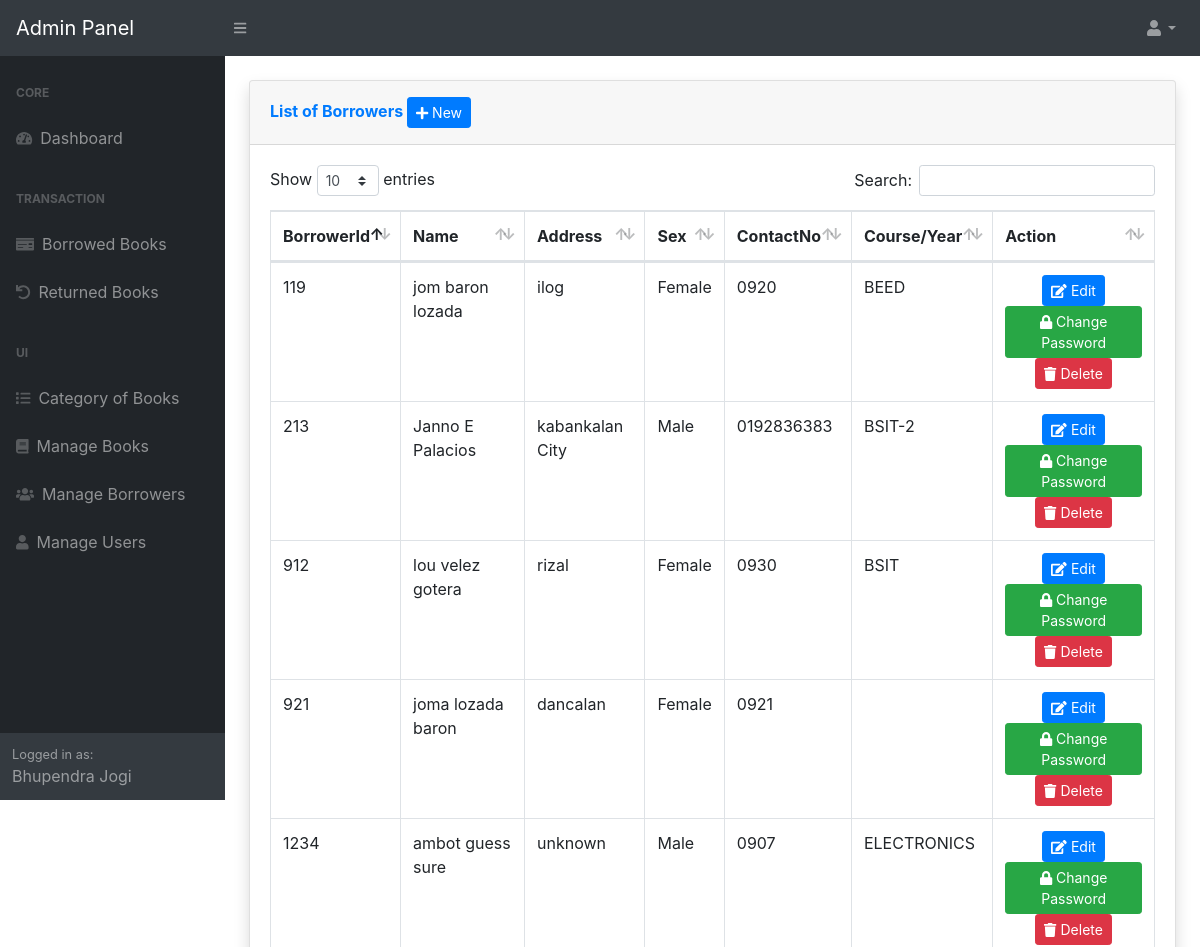
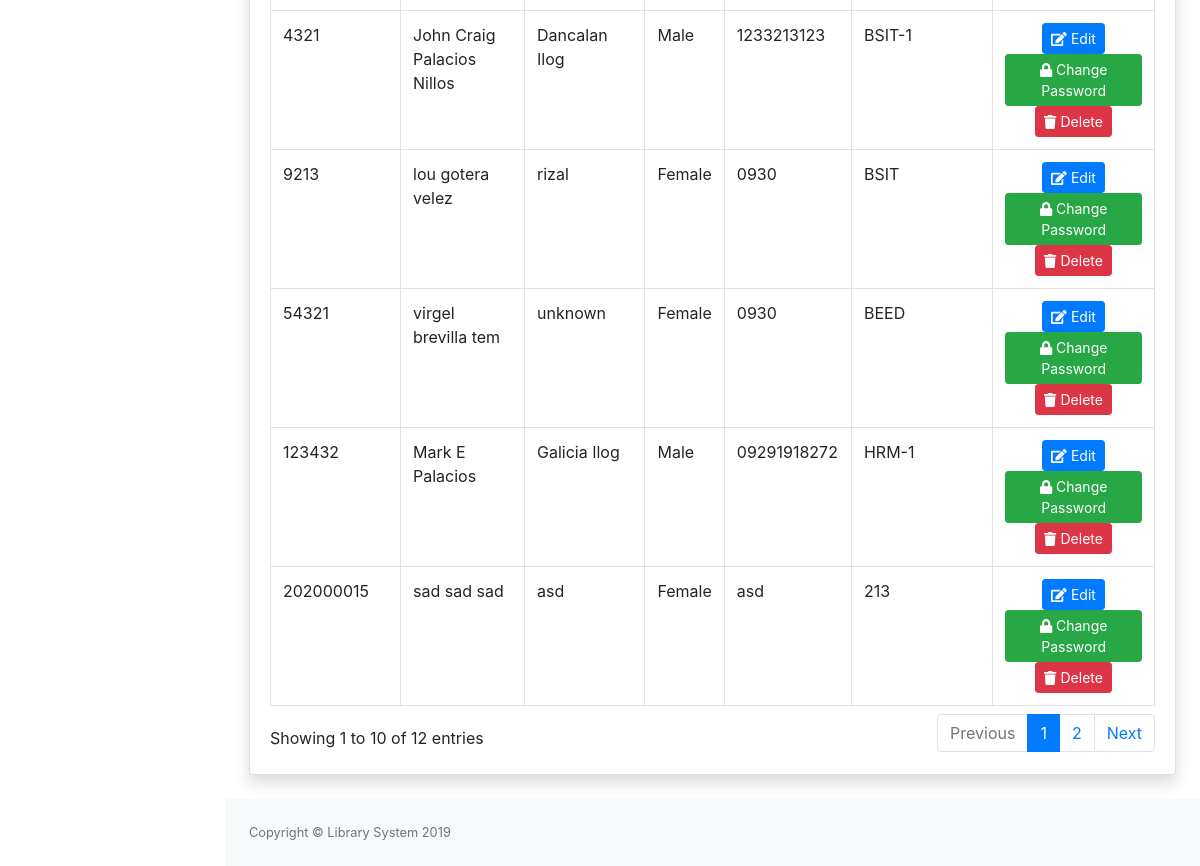
The page /admin/borrower/index.php (signed in) on the database its author committed (2 pictures, top to bottom).
### tables this page shows
CREATE TABLE `tblusers` (
  `USERID` int(11) NOT NULL,
  `NAME` varchar(124) NOT NULL,
  `UEMAIL` varchar(125) NOT NULL,
  `PASS` varchar(125) NOT NULL,
  `TYPE` varchar(125) NOT NULL,
  `Status` varchar(11) NOT NULL,
  `PicLoc` text NOT NULL,
  `fine` varchar(20) DEFAULT NULL
);

CREATE TABLE `tblborrower` (
  `IDNO` int(11) NOT NULL,
  `BorrowerId` varchar(90) NOT NULL,
  `Firstname` varchar(125) NOT NULL,
  `Lastname` varchar(125) NOT NULL,
  `MiddleName` varchar(125) NOT NULL,
  `Address` varchar(255) NOT NULL,
  `Sex` varchar(11) NOT NULL,
  `ContactNo` varchar(125) NOT NULL,
  `CourseYear` varchar(125) NOT NULL,
  `BorrowerPhoto` varchar(255) NOT NULL,
  `BorrowerType` varchar(35) NOT NULL,
  `Stats` varchar(36) NOT NULL,
  `BUsername` varchar(90) NOT NULL,
  `BPassword` varchar(90) NOT NULL,
  `fine` varchar(20) DEFAULT NULL
);

### admin/borrower/index.php (called while the page is built, shortened)
<?php
require_once ("../themes/templates.php");
?>

### include/database.php (called while the page is built, shortened)
<?php
class Database {
	var $sql_string = '';
	private $conn;
	public function open_connection() {
		$this->conn = mysqli_connect(server, user, pass);
		if (!$this->conn) {
			throw new Exception("Failed to connect to the database server: " . mysqli_connect_error());
		} else {
			$db_select = mysqli_select_db($this->conn, database_name);
		}
	}
	function setQuery($sql='') {
		$this->sql_string=$sql;
	}
	function executeQuery() {
		$result = mysqli_query($this->conn,$this->sql_string);
		return $result;
	}
	private function confirm_query($result) {
		return $result;
	}
	function loadResultList( $key='' ) {
		$cur = $this->executeQuery();
		$array = array();
		while ($row = mysqli_fetch_object($cur)) {
			if ($key) {
				$array[$row->$key] = $row;
			} else {
				$array[] = $row;
			}
		}
		return $array;
	}
	function loadSingleResult() {
		$cur = $this->executeQuery();
		while ($row = mysqli_fetch_object($cur)) {
		return $data = $row;
		}
	}
}
$mydb = new Database();
?>

### include/accounts.php (called while the page is built, shortened)
<?php
require_once(LIB_PATH.DS.'database.php');
class User {
	protected static  $tblname = "tblusers";
	function single_user($id=""){
			global $mydb;
			$mydb->setQuery("SELECT * FROM ".self::$tblname."
				Where USERID= '{$id}' LIMIT 1");
			$cur = $mydb->loadSingleResult();
			return $cur;
	}
}
?>

### admin/borrower/list.php (the view, shortened to what this page needs)
<div class="card shadow mb-4">
       <div class="card-header py-3">
         <h6 class="m-0 font-weight-bold text-primary">List of Borrowers
        <?php if ($_SESSION['TYPE']=="SystemAdministrator" || $_SESSION['TYPE']=="Administrator") { ?>
         	<a href="index.php?view=add" class="btn btn-primary btn-sm"><i class="fa fa-plus"></i> New</a>
         <?php } ?>
     	</h6>
       </div>
       <div class="card-body">
         <div class="table-responsive">
		<table id="dataTable" class="table table-bordered  table-hover  " cellspacing="0">
		  <thead>
		  	<tr>
		  		<th width="5%">BorrowerId</th>
		  		 <th>Name</th>
		  		<th>Address</th>
		  		 <th>Sex</th>
		  		 <th>ContactNo</th>
		  		 <th>Course/Year</th>
		  	 	<th  >Action</th>
		  	</tr>
		  </thead>
		  <tbody>
		  	<?php
		  		$mydb->setQuery("SELECT *
									FROM   `tblborrower`");
		  		$cur = $mydb->loadResultList();
				foreach ($cur as $result) {
		  		echo '<tr>';
		  		echo '<td>' . $result->BorrowerId.'</a></td>';
		  		echo '<td>'. $result->Firstname.' '. $result->MiddleName.' '. $result->Lastname.'</td>';
		  		echo '<td>'. $result->Address.'</td>';
		  		echo '<td>'. $result->Sex.'</td>';
		  		echo '<td>'. $result->ContactNo.'</td>';
		  		echo '<td>'. $result->CourseYear.'</td>';
		  		echo '<td align="center" >
  		             <a title="Edit" href="index.php?view=edit&id='.$result->BorrowerId.'"  class="btn btn-primary btn-sm  ">
  		             <i class="fa fa-edit fw-fa"></i> Edit</a>
  		             <a title="Chnage Password" href="index.php?view=changepassword&id='.$result->BorrowerId.'"  class="btn btn-success btn-sm  ">
  		             <i class="fa fa-lock fw-fa"></i> Change Password</a>
  					 <a title="Delete" href="controller.php?action=delete&id='.$result->BorrowerId.'" class="btn btn-danger btn-sm"
  					 ><i class="fa fa-trash "></i> Delete</a>
  					 </td>';
		  		echo '</tr>';
		  	}
		  	?>
		  </tbody>
		</table>
           </div>
       </div>
   </div>

### admin/themes/templates.php (shortened to what this page needs)
<?php
 $user = New User();
  $singleuser = $user->single_user($_SESSION['USERID']);
?>
<!DOCTYPE html>
<html lang="en">
    <head>
        <link href="<?php echo web_root;?>admin/dist/css/styles.css" rel="stylesheet" />
          <link href="<?php echo web_root;?>admin/dist/css/datepicker.css" rel="stylesheet" />
        <link href="<?php echo web_root;?>admin/dist/css/dataTables.bootstrap4.min.css" rel="stylesheet" />
        <link href="<?php echo web_root;?>admin/dist/fonts/font-awesome.min.css" rel="stylesheet" />
        <link href="https://cdn.jsdelivr.net/npm/select2@4.0.13/dist/css/select2.min.css" rel="stylesheet" />
    </head>
    <body class="sb-nav-fixed">
        <nav class="sb-topnav navbar navbar-expand navbar-dark bg-dark">
            <a class="navbar-brand" href="<?php echo web_root;?>admin/">Admin Panel</a><button class="btn btn-link btn-sm order-1 order-lg-0" id="sidebarToggle" href="#"><i class="fas fa-bars"></i></button
            >
            <ul class="navbar-nav ml-auto ml-md-0">
                <li class="nav-item dropdown">
                    <a class="nav-link dropdown-toggle" id="userDropdown" href="#" role="button" data-toggle="dropdown" aria-haspopup="true" aria-expanded="false"><i class="fas fa-user fa-fw"></i></a>
                </li>
            </ul>
        </nav>
        <div id="layoutSidenav">
            <div id="layoutSidenav_nav">
                <nav class="sb-sidenav accordion sb-sidenav-dark" id="sidenavAccordion">
                    <div class="sb-sidenav-menu">
                        <div class="nav">
                            <div class="sb-sidenav-menu-heading">Core</div>
                            <a class="nav-link" href="<?php echo web_root?>admin/"
                                ><div class="sb-nav-link-icon"><i class="fas fa-tachometer-alt"></i></div>
                            Dashboard</a>
                            <div class="sb-sidenav-menu-heading">Transaction</div>
                                  <a class="nav-link" href="<?php echo web_root;?>admin/borrowed/">
                                    <div class="sb-nav-link-icon"><i class="fas fa-money-check"></i></div>
                                Borrowed Books</a>
                                  <a class="nav-link" href="<?php echo web_root;?>admin/returned/">
                                    <div class="sb-nav-link-icon"><i class="fas fa-undo"></i></div>
                                Returned Books</a>
                               <div class="sb-sidenav-menu-heading">UI</div>
                                  <a class="nav-link" href="<?php echo web_root;?>admin/category/">
                                    <div class="sb-nav-link-icon"><i class="fas fa-list"></i></div>
                                Category of Books</a>
                                  <a class="nav-link" href="<?php echo web_root;?>admin/books/">
                                    <div class="sb-nav-link-icon"><i class="fas fa-book"></i></div>
                                Manage Books</a>
                                  <a class="nav-link" href="<?php echo web_root;?>admin/borrower/">
                                    <div class="sb-nav-link-icon"><i class="fas fa-users"></i></div>
                                Manage Borrowers</a>
                                  <a class="nav-link" href="<?php echo web_root;?>admin/users/">
                                    <div class="sb-nav-link-icon"><i class="fas fa-user"></i></div>
                                Manage Users</a>
                        </div>
                    </div>
                    <div class="sb-sidenav-footer">
                        <div class="small">Logged in as:</div>
                       <?php echo $singleuser->NAME;  ?>
                    </div>
                </nav>
            </div>
            <div id="layoutSidenav_content">
                <main>
                    <div class="container-fluid">
                         <br/>
                       <?php
                        require_once $content;
                        ?>
                    </div>
                </main>
                <footer class="py-4 bg-light mt-auto">
                    <div class="container-fluid">
                        <div class="d-flex align-items-center justify-content-between small">
                            <div class="text-muted">Copyright &copy; Library System 2019</div>
                        </div>
                    </div>
                </footer>
            </div>
        </div>
    </body>
</html>

### rows shown on the page
tblusers: NAME "Bhupendra Jogi"
tblborrower: BorrowerId "119", Firstname "jom", MiddleName "baron", Lastname "lozada", Address "ilog", Sex "Female", ContactNo "0920", CourseYear "BEED"
tblborrower: BorrowerId "213", Firstname "Janno", MiddleName "E", Lastname "Palacios", Address "kabankalan City", Sex "Male", ContactNo "0192836383", CourseYear "BSIT-2"
tblborrower: BorrowerId "912", Firstname "lou", MiddleName "velez", Lastname "gotera", Address "rizal", Sex "Female", ContactNo "0930", CourseYear "BSIT"
tblborrower: BorrowerId "921", Firstname "joma", MiddleName "lozada", Lastname "baron", Address "dancalan", Sex "Female", ContactNo "0921"
tblborrower: BorrowerId "1234", Firstname "ambot", MiddleName "guess", Lastname "sure", Address "unknown", Sex "Male", ContactNo "0907", CourseYear "ELECTRONICS"
tblborrower: BorrowerId "4321", Firstname "John Craig", MiddleName "Palacios", Lastname "Nillos", Address "Dancalan Ilog", Sex "Male", ContactNo "1233213123", CourseYear "BSIT-1"
tblborrower: BorrowerId "9213", Firstname "lou", MiddleName "gotera", Lastname "velez", Address "rizal", Sex "Female", ContactNo "0930", CourseYear "BSIT"
tblborrower: BorrowerId "54321", Firstname "virgel", MiddleName "brevilla", Lastname "tem", Address "unknown", Sex "Female", ContactNo "0930", CourseYear "BEED"
tblborrower: BorrowerId "123432", Firstname "Mark", MiddleName "E", Lastname "Palacios", Address "Galicia Ilog", Sex "Male", ContactNo "09291918272", CourseYear "HRM-1"
tblborrower: BorrowerId "202000015", Firstname "sad", MiddleName "sad", Lastname "sad", Address "asd", Sex "Female", ContactNo "asd", CourseYear "213"
